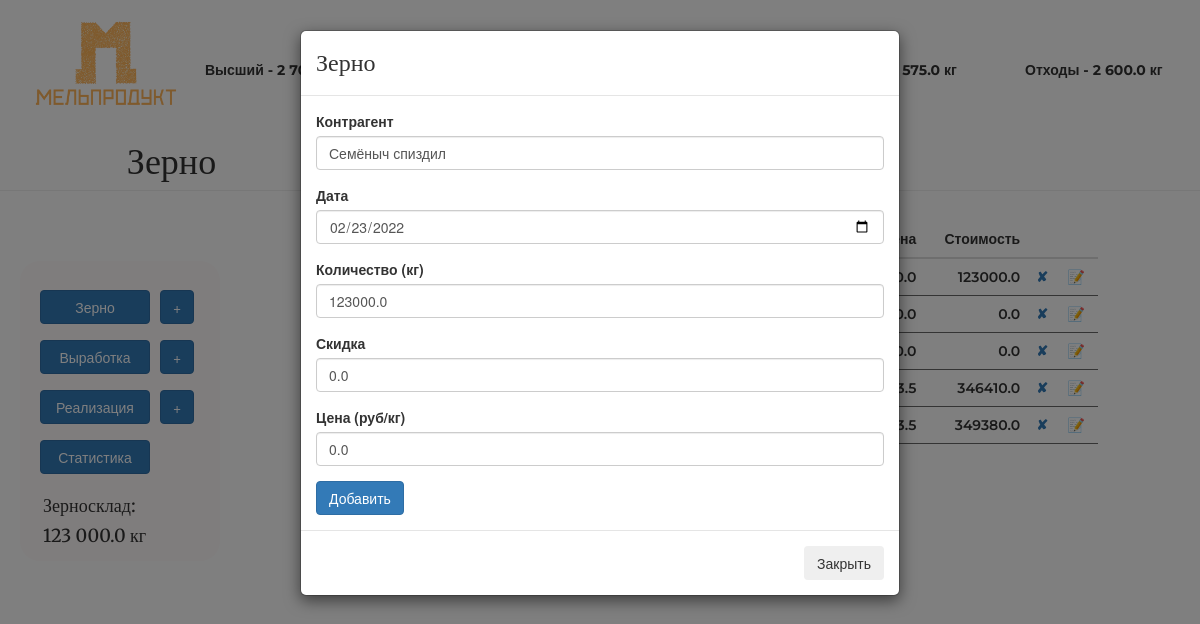
Page /grain/edit?item_id=776 on the committed database.
### main.py (models this page shows)
class Grain(db.Model):
    __tablename__ = "grains"
    id = db.Column(db.Integer, primary_key=True)
    agent = db.Column(db.String(250), nullable=False)
    date = db.Column(db.Date(), nullable=False)
    value = db.Column(db.Float(20), nullable=False)
    discount = db.Column(db.Float(20), nullable=False)
    final_value = db.Column(db.Float(20), nullable=False)
    price = db.Column(db.Float(20), nullable=False)
    cost = db.Column(db.Float(20), nullable=False)

### main.py (the view, shortened to what this page needs)
@app.route('/grain/edit', methods=['GET', 'POST'])
def grain_edit():
    stock = Stock.query.filter_by(id=1).first()
    table = db.session.query(Grain).filter(Grain.date <= dt.datetime.now(),
                                           Grain.date >= dt.datetime.now() - dt.timedelta(
                                               days=30)).order_by(Grain.date).all()
    item_id = request.args.get('item_id')
    position = Grain.query.get(item_id)
    grain_form = AddGrain(agent=position.agent, date=position.date, value=position.value, discount=position.discount,
                          price=position.price)
    return render_template('grainadd.html', title='Зерно', form=grain_form, first='{:,}'.format(stock.first).replace(',', ' '),
                           second='{:,}'.format(stock.second).replace(',', ' '),
                           highest='{:,}'.format(stock.highest).replace(',', ' '),
                           bran='{:,}'.format(stock.bran).replace(',', ' '),
                           waste='{:,}'.format(stock.waste).replace(',', ' '),
                           grain='{:,}'.format(stock.grain).replace(',', ' '),
                           table=reversed(table), button='grain', target='grain', onclick1='onclick=',
                           onclick2='onclick=', onclick3='onclick=', onclick11='onclick=', onclick33='onclick='
                           )

### forms.py
class AddGrain(FlaskForm):
    agent = StringField("Контрагент", validators=[DataRequired()])
    date = DateField("Дата", validators=[DataRequired()])
    value = FloatField("Количество (кг)", validators=[DataRequired()])
    discount = StringField("Скидка", validators=[DataRequired()])
    price = StringField("Цена (руб/кг)", validators=[DataRequired()])
    submit = SubmitField("Добавить")

### main.py (called while the page is built)
@app.template_filter('jround')
def jround(x):
    y = round(x, 2)
    return y

### templates/grainadd.html (shortened to what this page needs)
{% extends 'index.html' %}
{% block modal %}
{% include "modal.html" %}
{% endblock %}
{% block table %}
{% include "grain-table.html" %}
{% endblock %}

### templates/grain-table.html (shortened to what this page needs)
<div class="col-md-8 col-sm-12" >
<table class="table table-hover counter">
        <thead>
          <tr>
            <th scope="col">№</th>
            <th scope="col">Дата</th>
            <th scope="col">Поставщик</th>
            <th scope="col" style="text-align: right; ">Физ. вес</th>
            <th scope="col" style="text-align: right; ">Скидка</th>
            <th scope="col" style="text-align: right; ">Зачет. вес</th>
            <th scope="col" style="text-align: right; ">Цена</th>
            <th scope="col" style="text-align: right; ">Стоимость</th>
            <th scope="col" style="text-align: right; "></th>
            <th scope="col" style="text-align: right; "></th>
          </tr>
        </thead>
        <tbody>
        {% for line in table %}
          <tr>
            <td>{{line.date.strftime('%d.%m.%Y')}}</td>
            <td>{{line.agent}}</td>
            <td class="rghtalgn">{{line.value}}</td>
            <td class="rghtalgn">{{line.discount}}</td>
            <td class="rghtalgn">{{line.final_value | jround()}}</td>
            <td class="rghtalgn">{{line.price}}</td>
            <td  class="rghtalgn">{{line.cost | jround()}}</td>
            <td><a href="#" data-toggle="modal" title="Удалить" data-target="#test" onclick="aTestFunction({{line.id}}, {{line.value}})">✘</a></td>
            <td><a href="{{url_for('grain_edit', item_id=line.id)}}" type="button" title="Редактировать">📝</a></td>
          </tr>
        {% endfor %}
        </tbody>
      </table>
<div class="col-md-8 col-sm-12" >
        </div>

### templates/modal.html
<div class="modal fade" id="{{ target }}" tabindex="-1" aria-labelledby="{{ target }}Label" aria-hidden="true">
        <div class="modal-dialog">
          <div class="modal-content">
            <div class="modal-header">
              <h3 class="modal-title" id="grainLabel">{{ title }}</h3>
            </div>
            <div class="modal-body">
              {{ wtf.quick_form(form, novalidate=False, button_map={"submit": "primary"}) }}
            </div>
            <div class="modal-footer">
              <button type="button" class="btn btn-secondary" data-dismiss="modal">Закрыть</button>
            </div>
          </div>
        </div>
      </div>

### static/css/main.css (style rules this page uses)
body { margin-top: -20px; }
h1, h3, h4 { font-family: 'Merriweather', serif; }
td, tr, th { font-family: 'Montserrat', sans-serif; font-weight: 600; }
.rghtalgn { text-align: right; }
.counter { counter-reset: schet; }
.counter tbody tr { counter-increment: schet; }
.counter td, .counter tr:before { padding: .1em .5em; border-bottom: 1px solid DimGray; }
.counter tbody tr:before { content: counter(schet); display: table-cell; vertical-align: middle; }

### rows in the picture
Grain: price "0.0", cost|jround "123000.0", agent "Семёныч спиздил", date "02/23/2022", value "123000.0", discount "0.0"
Grain: price "0.0", cost|jround "0.0"
Grain: price "0.0", cost|jround "0.0"
Grain: price "13.5", cost|jround "346410.0"
Grain: price "13.5", cost|jround "349380.0"

### other values in the picture
{{ highest }} "2…"
{{ bran }} "21 575.0"
{{ waste }} "2 600.0"
{{ title }} "Зерно"
{{ grain }} "123 000.0"
